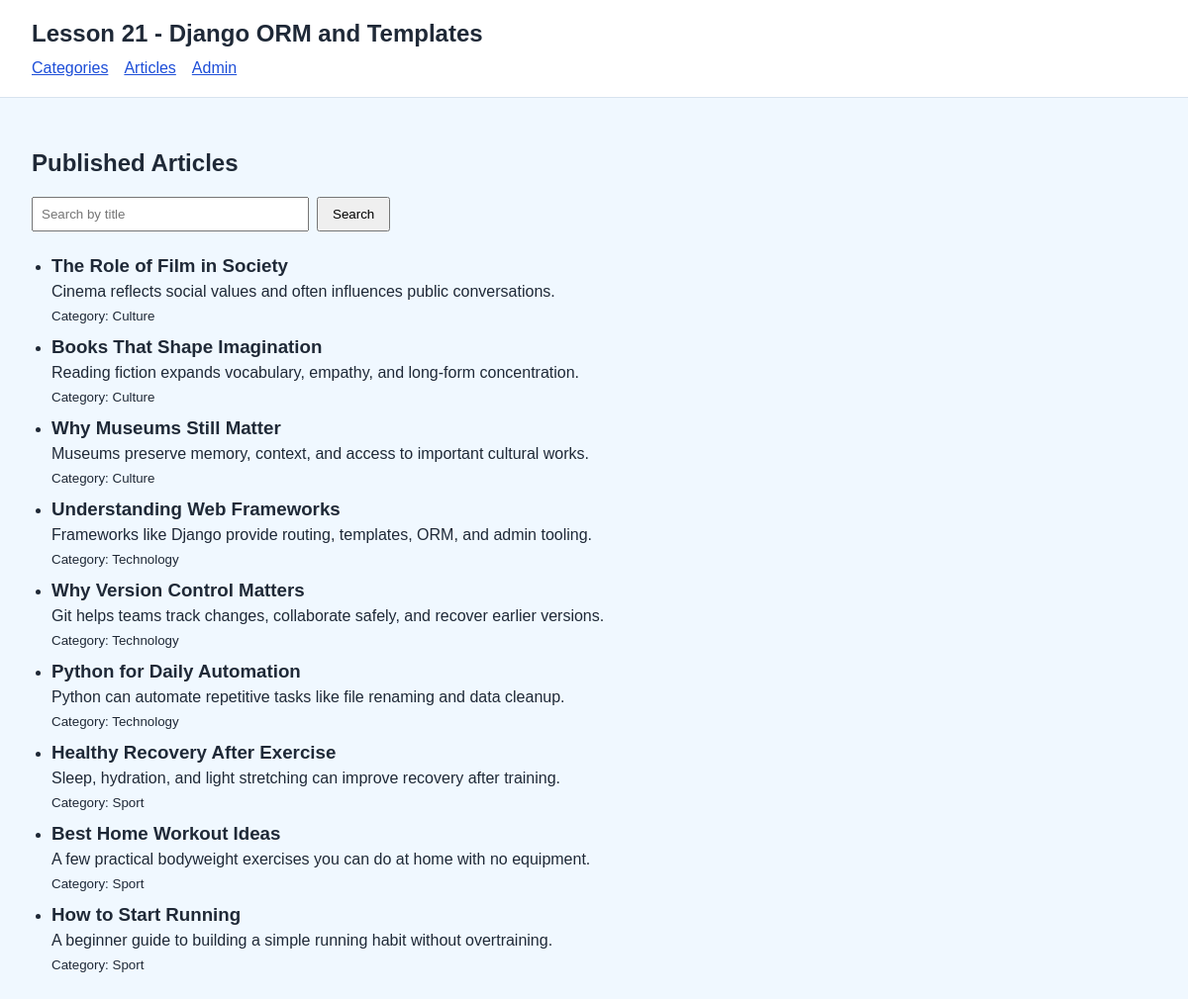
The page /articles/ on the database as committed earlier.
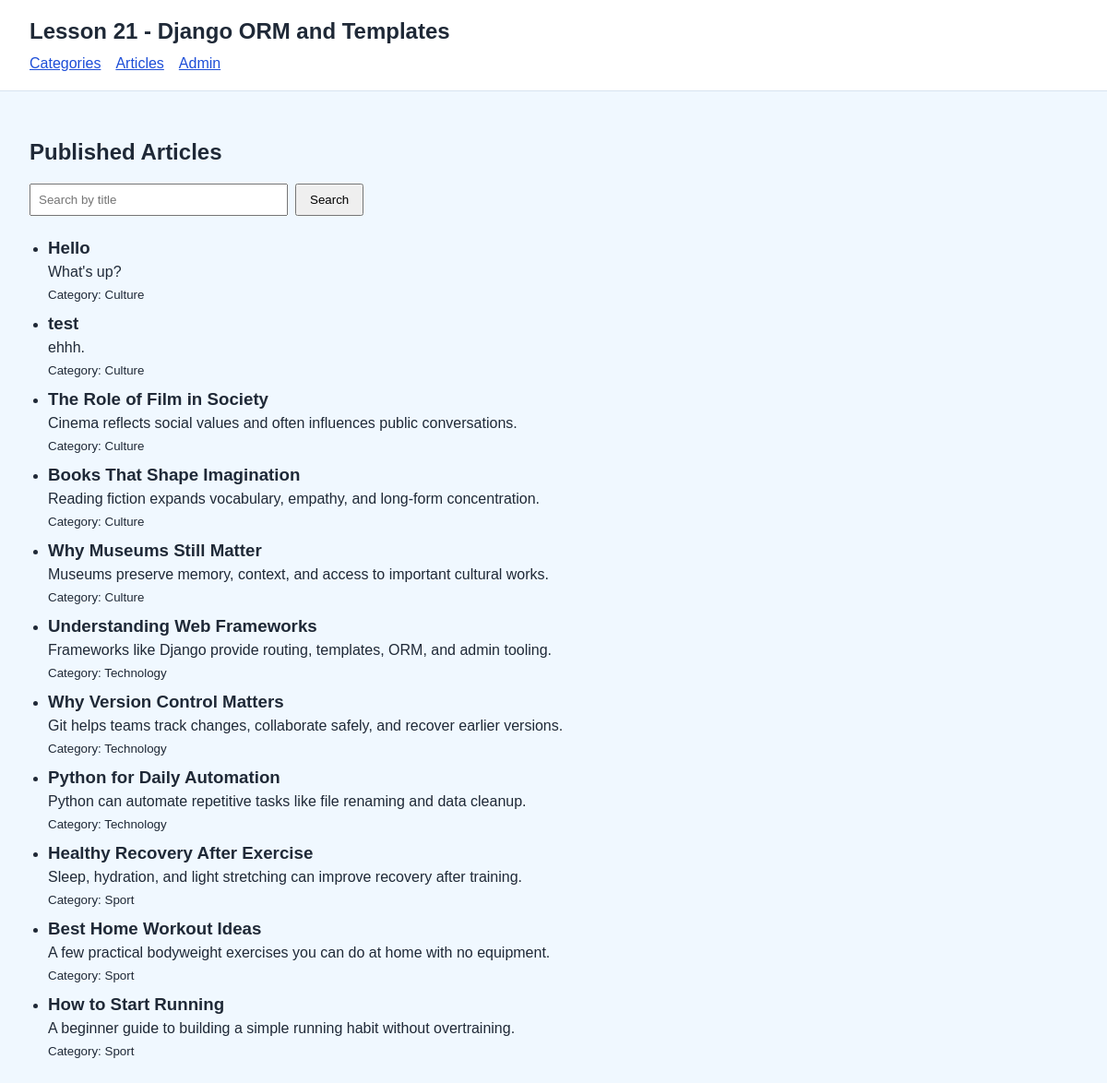
The same page on the database as committed later.
### myapp/models.py (models this page shows, shortened)
class Article(models.Model):
    title = models.CharField(max_length=200)
    content = models.TextField()
    pub_date = models.DateTimeField(auto_now_add=True)
    category = models.ForeignKey(Category, on_delete=models.CASCADE)
    is_published = models.BooleanField(default=True)

class Category(models.Model):
    name = models.CharField(max_length=100)
    class Meta:
        verbose_name_plural = "Categories"

### myapp/views.py (the view)
# urls.py: path("articles/", views.article_list_view, name="article_list"),
def article_list_view(request):
    query = request.GET.get("q", "").strip()
    articles = Article.objects.filter(is_published=True)
    if query:
        articles = articles.filter(title__icontains=query)
    articles = articles.order_by("-pub_date")
    recent_threshold = timezone.now() - timedelta(days=3)
    context = {
        "articles": articles,
        "query": query,
        "recent_threshold": recent_threshold,
    }
    return render(request, "myapp/article_list.html", context)

### myapp/templates/myapp/article_list.html (shortened to what this page needs)
{% extends "myapp/base.html" %}
{% block content %}
    <h2>Published Articles</h2>
    <form class="search-form" method="get">
        <input
            type="text"
            name="q"
            value="{{ query }}"
            placeholder="Search by title"
        >
        <button type="submit">Search</button>
    </form>
    <ul class="item-list">
        {% for article in articles %}
            <li>
                <h3>
                    {{ article.title }}
                </h3>
                <p>{{ article.content }}</p>
                <small>Category: {{ article.category.name }}</small>
            </li>
        {% empty %}
            <li>No matching articles found.</li>
        {% endfor %}
    </ul>
{% endblock %}

### myapp/templates/myapp/base.html (shortened to what this page needs)
{% load static %}
<!DOCTYPE html>
<html lang="en">
<head>
    <link rel="stylesheet" href="{% static 'myapp/style.css' %}">
</head>
<body>
    <header class="site-header">
        <h1>Lesson 21 - Django ORM and Templates</h1>
        <nav>
            <a href="{% url 'myapp:category_list' %}">Categories</a>
            <a href="{% url 'myapp:article_list' %}">Articles</a>
            <a href="{% url 'admin:index' %}">Admin</a>
        </nav>
    </header>
    <main class="page">
        {% block content %}
        {% endblock %}
    </main>
</body>
</html>

### myapp/static/myapp/style.css (style rules this page uses)
body { margin: 0; background-color: #f0f8ff; color: #1f2937; font-family: Arial, sans-serif; }
.site-header { background: #ffffff; border-bottom: 1px solid #d7e3ef; padding: 20px 32px; }
.site-header h1 { margin: 0 0 12px; font-size: 24px; }
.site-header nav { display: flex; gap: 16px; }
a { color: #1d4ed8; }
.page { max-width: 880px; padding: 32px; }
.item-list { display: grid; gap: 12px; padding-left: 20px; }
.item-list h3, .item-list h4 { margin: 0 0 6px; }
.item-list p { margin: 0 0 6px; }
.search-form { display: flex; gap: 8px; margin-bottom: 24px; }
.search-form input { min-width: 260px; padding: 8px; }
.search-form button { padding: 8px 14px; }

Rows that differ between the two databases and show on the page:
added Article: title "Hello", content "What's up?", category.name "Culture"
added Article: title "test", content "ehhh.", category.name "Culture"
